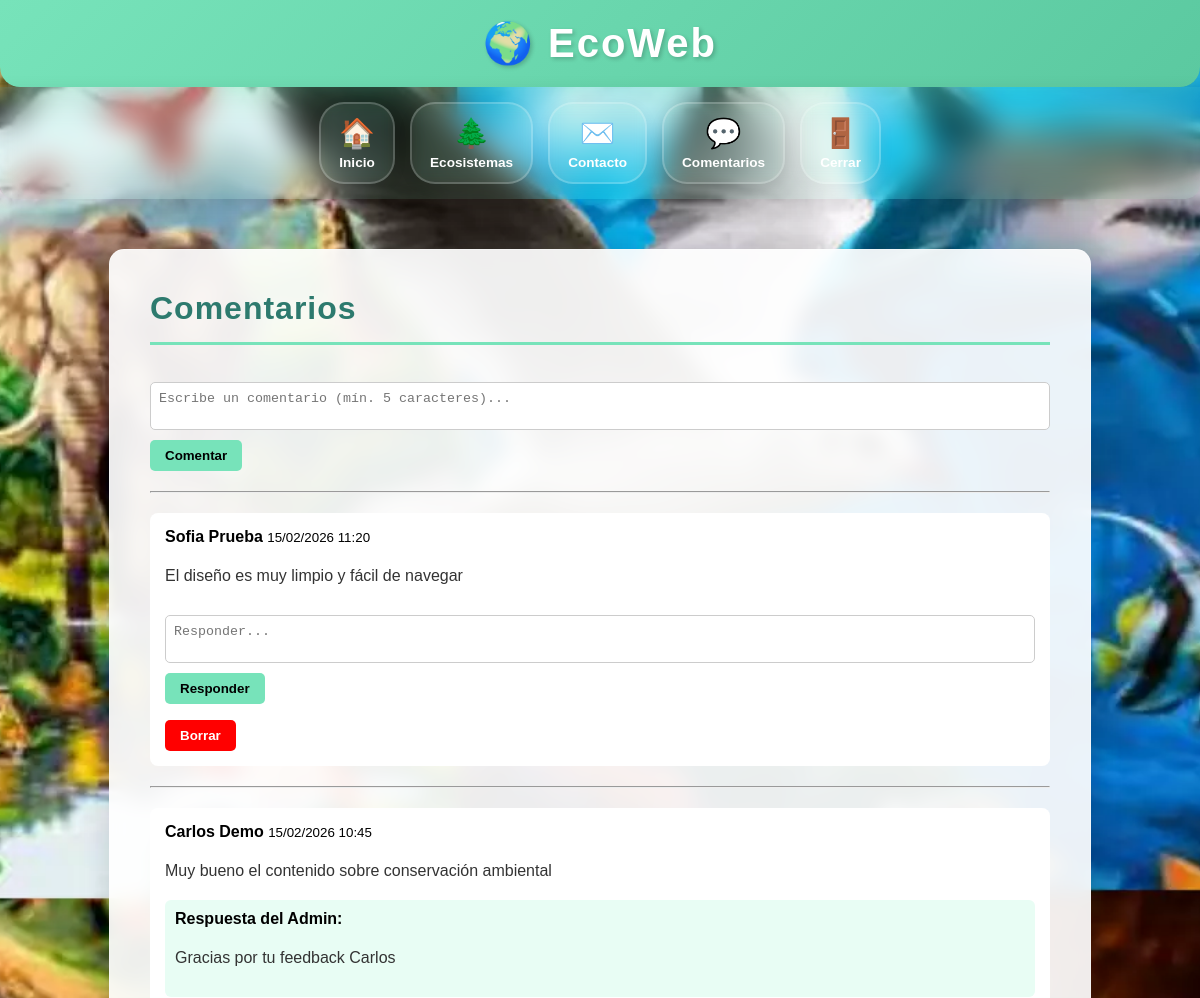
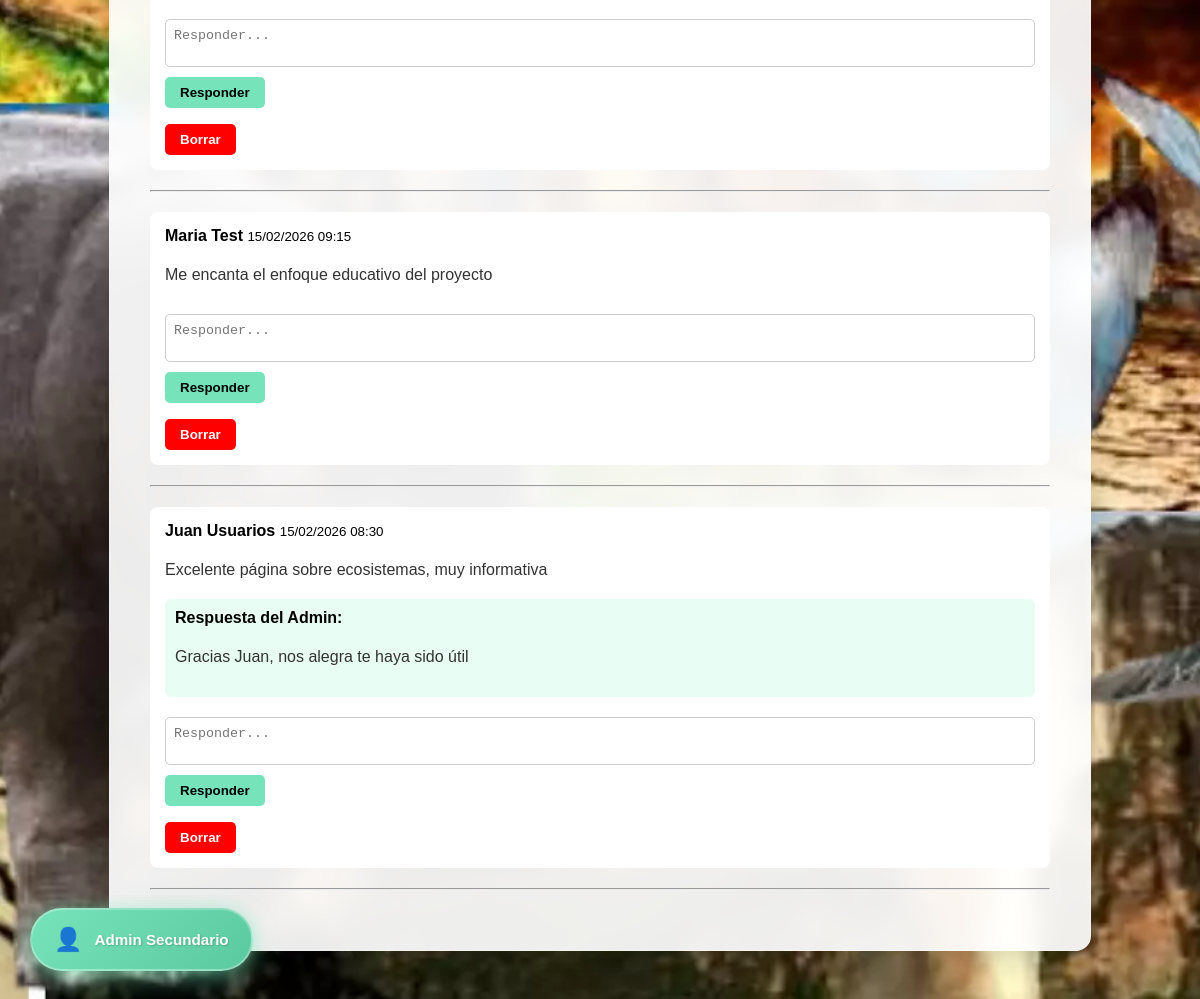
Screenshot of /EcoWeb/presentation/comentarios.php (signed in) with the database file from the repository (2 pictures, top to bottom).
### tables this page shows
CREATE TABLE `comentarios` (
  `id` int(11) NOT NULL,
  `usuario_id` int(11) NOT NULL,
  `nombre` varchar(100) DEFAULT NULL,
  `correo` varchar(100) DEFAULT NULL,
  `comentario` text DEFAULT NULL,
  `fecha` timestamp NOT NULL DEFAULT current_timestamp(),
  `respuesta` text DEFAULT NULL
);

CREATE TABLE `usuarios` (
  `id` int(11) NOT NULL,
  `nombre` varchar(100) NOT NULL,
  `correo` varchar(100) NOT NULL,
  `password` varchar(255) NOT NULL,
  `rol` enum('admin','usuario') DEFAULT 'usuario',
  `token_recuperacion` varchar(255) DEFAULT NULL
);

### EcoWeb/data/seguridad.php (called while the page is built, shortened)
<?php
function escaparHTML($datos) {
    return htmlspecialchars($datos, ENT_QUOTES, 'UTF-8');
}
?>

### EcoWeb/data/comentarios_model.php (called while the page is built, shortened)
<?php
require_once "conexion.php";
require_once "seguridad.php";
function obtenerComentarios() {
    global $conexion;
    return $conexion->query("SELECT c.*, u.nombre FROM comentarios c LEFT JOIN usuarios u ON c.usuario_id = u.id ORDER BY c.fecha DESC");
}
?>

### EcoWeb/presentation/comentarios.php (the view, shortened to what this page needs)
<?php
require_once "../data/seguridad.php";
require_once "../data/conexion.php";
require_once "../data/comentarios_model.php";
include "layout/header.php";
$resultado = obtenerComentarios();
?>
<section>
<h2>Comentarios</h2>
<form method="POST">
    <textarea name="comentario" placeholder="Escribe un comentario (mín. 5 caracteres)..." required></textarea>
    <button type="submit" name="comentar">Comentar</button>
</form>
<hr>
<?php while($row = $resultado->fetch_assoc()){ ?>
<div class="comentario">
    <strong><?php echo escaparHTML($row['nombre'] ?? 'Anónimo'); ?></strong>
    <small><?php echo escaparHTML(date('d/m/Y H:i', strtotime($row['fecha']))); ?></small>
    <p><?php echo nl2br(escaparHTML($row['comentario'])); ?></p>
    <?php if(!empty($row['respuesta'])){ ?>
        <div class="respuesta">
            <strong>Respuesta del Admin:</strong>
            <p><?php echo nl2br(escaparHTML($row['respuesta'])); ?></p>
        </div>
    <?php } ?>
    <?php if($_SESSION['rol']=='admin'){ ?>
        <form method="POST" style="margin-top: 10px;">
            <textarea name="respuesta" placeholder="Responder..." required></textarea>
            <button type="submit" name="responder">Responder</button>
        </form>
        <form method="POST" style="display: inline;">
            <button type="submit" name="borrar" style="background:red;color:white;"
                    onclick="return confirm('¿Estás seguro de que deseas eliminar este comentario?');">
                Borrar
            </button>
        </form>
    <?php } ?>
</div>
<hr>
<?php } ?>
</section>

### EcoWeb/presentation/layout/header.php (shortened to what this page needs)
<link rel="stylesheet" href="../public/css/estilos.css">
<header class="header-flotante">
    <div class="contenedor-header">
        <h1 class="titulo-flotante">🌍 EcoWeb</h1>
    </div>
</header>
<nav class="nav-flotante">
    <div class="contenedor-nav">
        <a href="index.php" class="nav-link">
            <span class="icono-nav">🏠</span>
            <span class="texto-nav">Inicio</span>
        </a>
        <a href="ecosistemas.php" class="nav-link">
            <span class="icono-nav">🌲</span>
            <span class="texto-nav">Ecosistemas</span>
        </a>
        <a href="contactos.php" class="nav-link">
            <span class="icono-nav">✉️</span>
            <span class="texto-nav">Contacto</span>
        </a>
        <a href="comentarios.php" class="nav-link">
            <span class="icono-nav">💬</span>
            <span class="texto-nav">Comentarios</span>
        </a>
        <?php if(isset($_SESSION['nombre'])) { ?>
            <a href="../data/logout.php" class="nav-link">
                <span class="icono-nav">🚪</span>
                <span class="texto-nav">Cerrar</span>
            </a>
        <?php } ?>
    </div>
</nav>
<?php if(isset($_SESSION['nombre'])) { ?>
    <div class="usuario-info-burbuja">
        <div class="burbuja-usuario">
            <span class="icono-usuario">👤</span>
            <span class="nombre-usuario"><?php echo escaparHTML($_SESSION['nombre']); ?></span>
        </div>
    </div>
<?php } ?>

### EcoWeb/public/css/estilos.css (style rules this page uses)
.header-flotante { background: linear-gradient(135deg, #77e3ba 0%, #5bc9a0 100%); padding: 20px; position: relative; box-shadow: 0 8px 25px rgba(119, 227, 186, 0.4); border-radius: 0 0 20px 20px; animation: brillo 3s ease-in-out infinite; }
.contenedor-header { max-width: 1200px; margin: 0 auto; text-align: center; }
.titulo-flotante { margin: 0; font-size: 2.5em; color: #ffffff; text-shadow: 2px 2px 4px rgba(0, 0, 0, 0.2); animation: flotante 3s ease-in-out infinite; letter-spacing: 2px; }
.nav-flotante { position: sticky; top: 0; z-index: 999; background: rgba(119, 227, 186, 0.1); backdrop-filter: blur(15px); padding: 15px 0; box-shadow: 0 6px 20px rgba(0, 0, 0, 0.1); border-radius: 0 0 15px 15px; }
.contenedor-nav { max-width: 1200px; margin: 0 auto; display: flex; justify-content: center; gap: 15px; padding: 0 20px; flex-wrap: wrap; }
.nav-link { display: flex; flex-direction: column; align-items: center; gap: 5px; padding: 12px 18px; text-decoration: none; color: #ffffff; font-weight: bold; border-radius: 25px; background: rgba(255, 255, 255, 0.05); border: 2px solid rgba(255, 255, 255, 0.2); transition: all 0.3s ease; cursor: pointer; box-shadow: 0 4px 15px rgba(0, 0, 0, 0.05); backdrop-filter: blur(8px); }
.icono-nav { font-size: 1.8em; display: block; animation: flotante 2s ease-in-out infinite; }
.texto-nav { font-size: 0.85em; white-space: nowrap; }
.usuario-info-burbuja { position: fixed; bottom: 30px; left: 30px; z-index: 1000; animation: flotante 2.5s ease-in-out infinite; }
.burbuja-usuario { display: flex; align-items: center; gap: 12px; background: linear-gradient(135deg, #77e3ba 0%, #5bc9a0 100%); color: white; padding: 16px 22px; border-radius: 50px; font-weight: bold; font-size: 0.95em; box-shadow: 0 8px 25px rgba(119, 227, 186, 0.5), 0 0 15px rgba(119, 227, 186, 0.3); border: 2px solid rgba(255, 255, 255, 0.3); backdrop-filter: blur(10px); transition: all 0.4s cubic-bezier(0.25, 0.46, 0.45, 0.94); cursor: pointer; }
.icono-usuario { font-size: 1.5em; display: inline-block; animation: pulso 2s ease-in-out infinite; }
.nombre-usuario { max-width: 150px; overflow: hidden; text-overflow: ellipsis; white-space: nowrap; text-shadow: 1px 1px 2px rgba(0, 0, 0, 0.2); }
form textarea, form input { width: 100%; padding: 8px; margin: 10px 0; border-radius: 5px; border: 1px solid #ccc; }
form textarea { resize: none; }
form button { padding: 8px 15px; background-color: #77e3ba; border: none; border-radius: 5px; cursor: pointer; font-weight: bold; }
hr { margin: 20px 0; }
.comentario { background: #fff; padding: 15px; border-radius: 8px; margin-bottom: 15px; }
.respuesta { background: #e8fdf4; padding: 10px; border-radius: 6px; margin-top: 10px; }
section { max-width: 900px; margin: 50px auto; padding: 40px; background: rgba(255, 255, 255, 0.92); border-radius: 15px; box-shadow: 0 8px 32px rgba(0, 0, 0, 0.15); backdrop-filter: blur(10px); border: 1px solid rgba(255, 255, 255, 0.3); }
section h2 { color: #2d7a6e; margin-top: 0; font-size: 2em; border-bottom: 3px solid #77e3ba; padding-bottom: 15px; letter-spacing: 1px; }
section p { color: #333; line-height: 1.7; font-size: 1em; }

### rows the page displays
comentarios: usuario.nombre "Sofia Prueba", fecha "15/02/2026 11:20", comentario "El diseño es muy limpio y fácil de navegar"
comentarios: usuario.nombre "Carlos Demo", fecha "15/02/2026 10:45", comentario "Muy bueno el contenido sobre conservación ambiental", respuesta "Gracias por tu feedback Carlos"
comentarios: usuario.nombre "Maria Test", fecha "15/02/2026 09:15", comentario "Me encanta el enfoque educativo del proyecto"
comentarios: usuario.nombre "Juan Usuarios", fecha "15/02/2026 08:30", comentario "Excelente página sobre ecosistemas, muy informativa", respuesta "Gracias Juan, nos alegra te haya sido útil"

### other values shown
escaparHTML($_SESSION['nombre']) "Admin Secundario"
